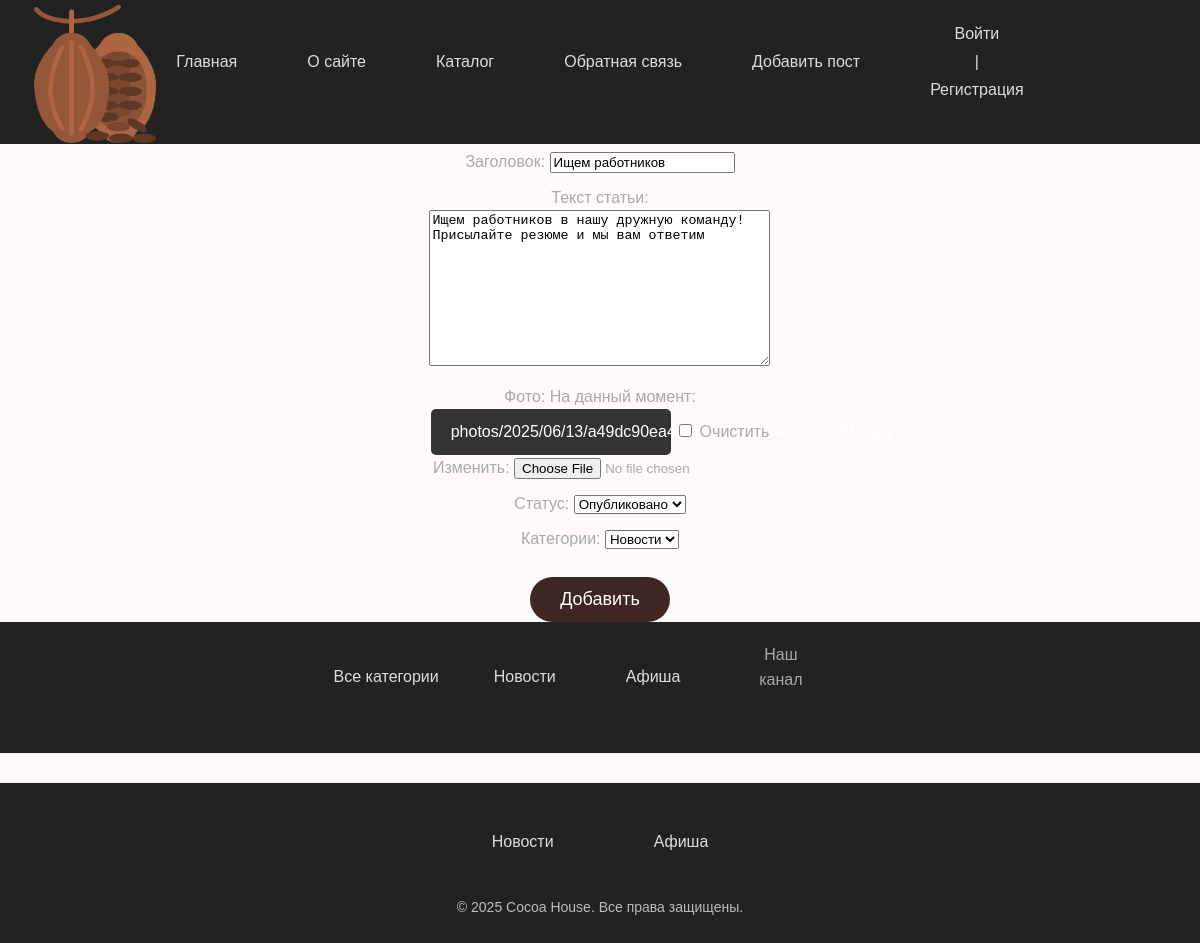
The page /edit/ishchem-rabotnikov/ on the database its author committed.
### cocoa/models.py (models this page shows, shortened)
class Post(models.Model):
 tags = models.ManyToManyField('TagPost', blank=True,related_name='tags')
 class Status(models.IntegerChoices):
  DRAFT = 0, 'Черновик'
  PUBLISHED = 1, 'Опубликовано'
 title = models.CharField(max_length=255,verbose_name="Заголовок")
 slug = models.SlugField(max_length=255, db_index=True, unique=True)
 content = models.TextField(blank=True, verbose_name="Текст статьи")
 time_create = models.DateTimeField(auto_now_add=True, verbose_name="Время создания")
 time_update = models.DateTimeField(auto_now=True, verbose_name="Время изменения")
 is_published = models.BooleanField(choices=tuple(map(lambda x:(bool(x[0]), x[1]), Status.choices)), default=Status.DRAFT, verbose_name="Статус")
 objects = models.Manager()
 published = PublishedModel()
 cat = models.ForeignKey('Category', on_delete=models.CASCADE, related_name='posts', verbose_name="Категории")
 filial = models.OneToOneField('Filial', on_delete=models.SET_NULL, null=True, blank=True, related_name='Филиал')
 photo = models.FileField(upload_to="photos/%Y/%m/%d/", default=None, blank=True, null=True, verbose_name="Фото")
 author = models.ForeignKey(get_user_model(),on_delete=models.SET_NULL, related_name='posts',null=True, default=None)
 likes = models.ManyToManyField(settings.AUTH_USER_MODEL, related_name='liked_posts', blank=True)
 class Meta:
  verbose_name = 'Посты'
  verbose_name_plural = 'Посты'
  ordering = ['-time_create']
  indexes = [
   models.Index(fields=['-time_create']),
  ]

class Category(models.Model):
 name = models.CharField(max_length=100, db_index=True, verbose_name="Категория")
 slug = models.SlugField(max_length=255, unique=True, db_index=True)
 def __str__(self):
  return self.name
 class Meta:
  verbose_name = 'Категория'
  verbose_name_plural = 'Категории'

### cocoa/views.py (the view)
# urls.py: path('edit/<slug:slug>/', views.UpdatePage.as_view(),name='edit_page'),
class UpdatePage(DataMixin, UpdateView):
 model = Post
 fields = ['title', 'content', 'photo', 'is_published', 'cat']
 template_name = 'cocoa/addpage.html'
 title_page = 'Редактирование статьи'
 success_url = reverse_lazy('home')

### cocoa/templatetags/cocoa_tags.py (called while the page is built)
@register.simple_tag(name='getcats')
def get_categories():
 return Category.objects.all()

@register.inclusion_tag('cocoa/list_categories.html')
def show_categories(cat_selected_id=0):
 cats = Category.objects.all()
 return {"cats": cats, "cat_selected":cat_selected_id}

@register.inclusion_tag('cocoa/list_tags.html')
def show_all_tags():
 return {"tags": TagPost.objects.all()}

@register.simple_tag
def get_menu():
 return views.main_menu

### users/context_processors.py (called while the page is built)
def get_cocoa_context(request):
 return {'mainmenu': main_menu}

### cocoa/templates/cocoa/addpage.html (shortened to what this page needs)
{% extends 'base.html' %}
{% block content %}
<form action="" method="post" enctype="multipart/form-data">
  {{ form.as_p }}
  <div class="submit-container">
    <button type="submit" class="submit-button">Добавить</button>
  </div>
</form>
{% endblock %}

### templates/base.html (shortened to what this page needs)
<!DOCTYPE html>
{% load static %}
{% load cocoa_tags %}
{% load menu_tags %}
{% getcats as categories %}
{% get_menu as main_menu %}
<html>
<head>
    <link type="text/css" href="{% static 'cocoa/css/styles.css' %}" rel="stylesheet" />
</head>
<body>
<div class="header">
   <ul id="mainmenu" class="mainmenu">
    <li class="logo">
        <a href="{% url 'home' %}">
            <img src="{% static 'cocoa/images/cocoa.png' %}" alt="Логотип" class="logo">
        </a>
    </li>
    <li><a href="{% url 'home' %}">Главная</a></li>
    {% for m in mainmenu %}
        <li><a href="{% url m.url_name %}">{{ m.title }}</a></li>
    {% endfor %}
    {% if user.is_authenticated %}
        <li class="last">
            <a href="{% url 'users:profile' %}">{{ user.username }}</a> |
            <form action="{% url 'users:logout' %}" method="post" style="display:inline;">
                {% csrf_token %}
                <button type="submit" style="background:none; border:none; padding:0; color:#ddd; cursor:pointer;">
                    Выйти
                </button>
            </form>
        </li>
    {% else %}
        <li class="last">
            <a href="{% url 'users:login' %}">Войти</a> |
            <a href="{% url 'users:register' %}">Регистрация</a>
        </li>
    {% endif %}
</ul>
</div>
{% block content %}
{% endblock %}
<td valign="top" class="left-chapters">
    <ul id="leftchapters">
        {% if cat_selected == 0 or cat_selected is None %}
            <li class="selected">Все категории</li>
        {% else %}
            <li><a href="{% url 'home' %}">Все категории</a></li>
        {% endif %}
        {% show_categories cat_selected_id=cat_selected %}
        <li class="share">
            <p>Наш канал</p>
            <a class="share-yt" href="..." target="_blank" rel="nofollow"></a>
        </li>
        <li>{% show_all_tags %}</li>
    </ul>
</td>
<footer class="footer">
    <div class="footer-container">
        <ul class="footer-categories">
            {% for cat in categories %}
                <li><a href="{% url 'category' cat.id %}">{{ cat.name }}</a></li>
            {% endfor %}
        </ul>
        <p>&copy; 2025 Cocoa House. Все права защищены.</p>
    </div>
</footer>
</body>
</html>

### cocoa/templates/cocoa/list_categories.html
{% for cat in cats %}
 {% if cat.id == cat_selected %}
 <li
class="selected">{{cat.name}}</li>
 {% else %}
 <li><a href="{{ cat.get_absolute_url
}}">{{cat.name}}</a></li>
 {% endif %}
{% endfor %}

### cocoa/static/cocoa/css/styles.css (style rules this page uses)
body { font-family: Arial, sans-serif; background-color: #FFFAFA; color: #333; margin: 0; padding: 0; }
li { color: #ddd; text-align: center; display: flex; flex-direction: column; align-items: center; justify-content: center; margin-bottom: 20px; }
form { max-width: 600px; margin: 0 auto; }
.submit-container { display: flex; justify-content: center; margin-top: 20px; }
.submit-button { background-color: #3e2723; color: white; font-size: 18px; padding: 12px 30px; border: none; border-radius: 12px; cursor: pointer; transition: background-color 0.3s ease; }
ul { list-style: none; padding: 0; margin: 0; background-color: #222; overflow: hidden; display: flex; justify-content: center; }
ul li { padding: 15px 20px; }
ul li a { color: #ddd; text-decoration: none; transition: color 0.3s; display: block; padding: 10px 15px; }
p { text-align: center; line-height: 1.6; padding: 5px; color: #A9A9A9; width: 80%; max-width: 600px; margin: 0 auto; }
p a { display: inline-block; background-color: #333; color: #fff; padding: 10px 20px; text-decoration: none; border-radius: 5px; transition: background-color 0.3s; width: 200px; text-align: center; margin-top: 10px; margin: auto; }
.logo { position: absolute; top: 0px; left: 10px; width: 150px; height: auto; z-index: 10; }
body { font-family: Arial, sans-serif; background-color: #FFFAFA; color: #333; margin: 0; padding: 0; display: flex; flex-direction: column; min-height: 100vh; }
.footer { background-color: #222; color: #fff; text-align: center; padding: 20px 0; margin-top: 30px; }
.footer-container { max-width: 1000px; margin: 0 auto; }
.footer-categories { list-style: none; padding: 0; margin: 0; display: flex; justify-content: center; flex-wrap: wrap; }
.footer-categories li { margin: 5px 15px; }
.footer-categories li a { color: #ddd; text-decoration: none; font-size: 16px; transition: color 0.3s; }
.footer p { margin-top: 10px; font-size: 14px; color: #bbb; }

### cocoa/templates/cocoa/addpage.html (style rules this page uses)
.submit-container { display: flex; justify-content: center; margin-top: 20px; }
.submit-button { background-color: #3e2723; color: white; font-size: 18px; padding: 12px 30px; border: none; border-radius: 30px; cursor: pointer; transition: background-color 0.3s ease; }
form { max-width: 600px; margin: 0 auto; }

### rows shown on the page
Post: title "Ищем работников", content "Ищем работников в нашу дружную команду! Присылайте резюме и мы вам ответим", is_published "Опубликовано", cat "Новости"
Category: name "Новости"
Category: name "Афиша"

### other values the page prints
{{ m.title }} "О сайте" "Каталог" "Обратная связь" "Добавить пост"
